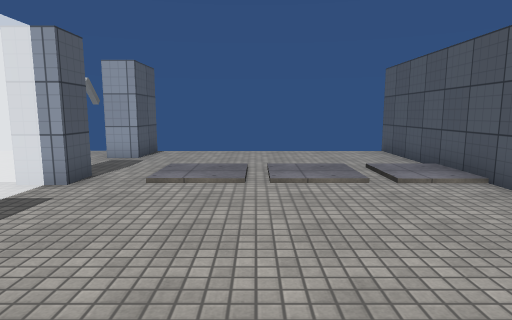
View 1 (above)

16 first-person views from a walk through a 3-D level made in the Unity game engine. The camera is 1.3 m above the floor, tilts 8° down and sees 75° across. Doors are open. The floor is counted in squares, 1 m on a side. Each view is taken from the middle of a square. On the plan, view 1 faces up. The plan holds only what a view shows up to about 14 squares ahead; the rest is blank. Some animated figures are left out. Surface patterns are stand-ins for the level's own textures.

View 2
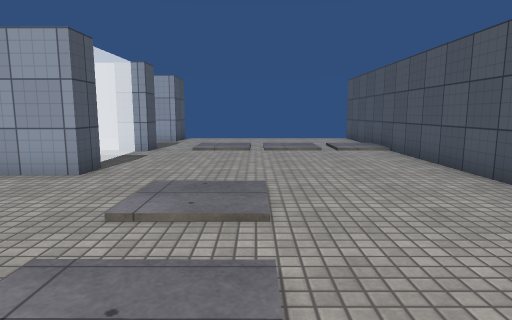

View 3
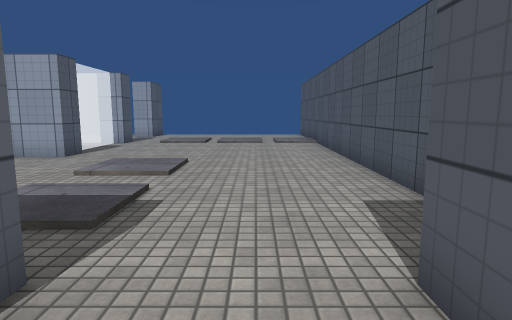

View 4
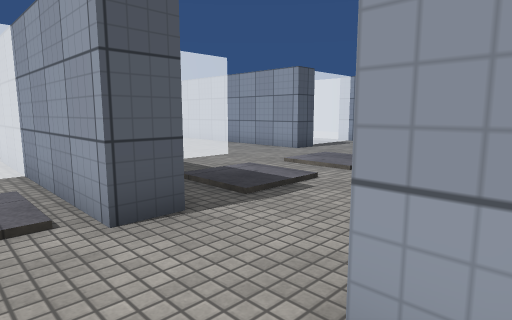

View 5
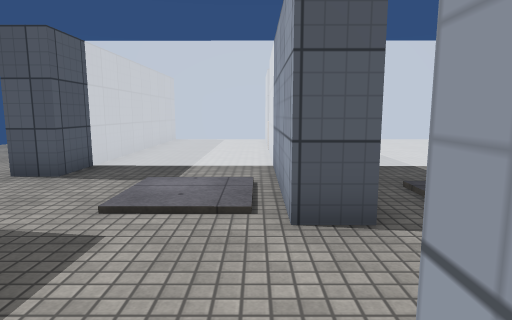

View 6
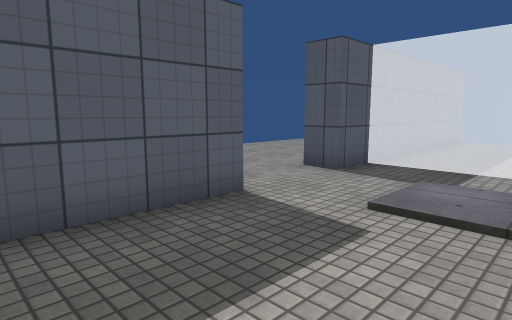

View 7
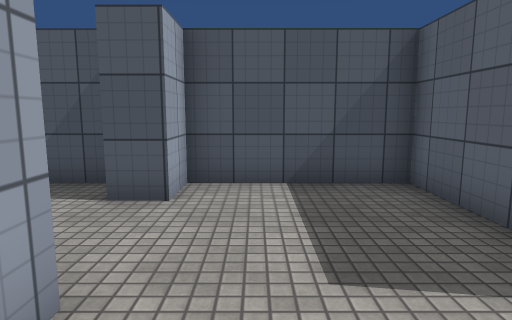

View 8
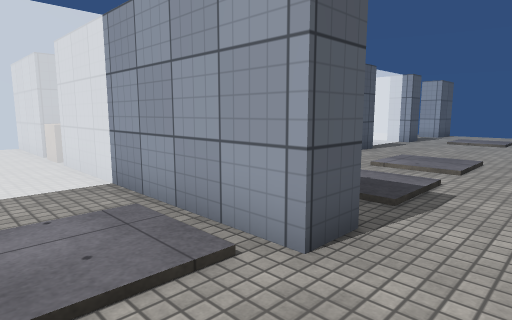

View 9
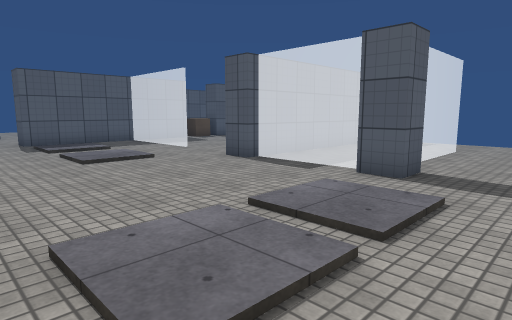

View 10
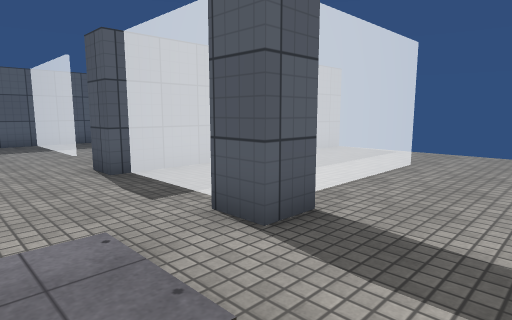

View 11
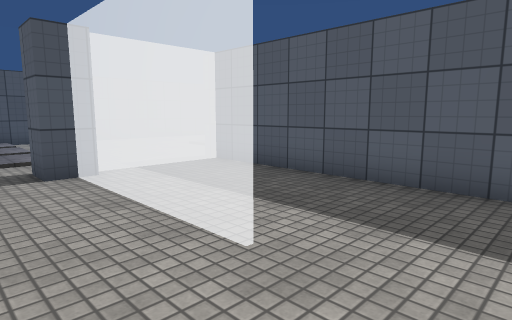

View 12
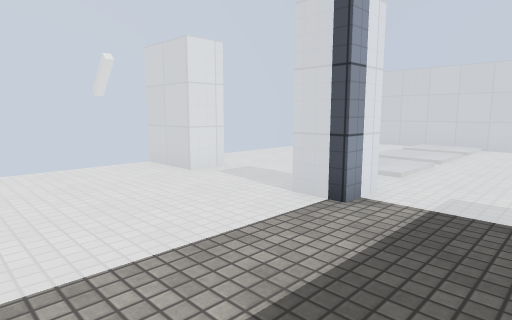

View 13
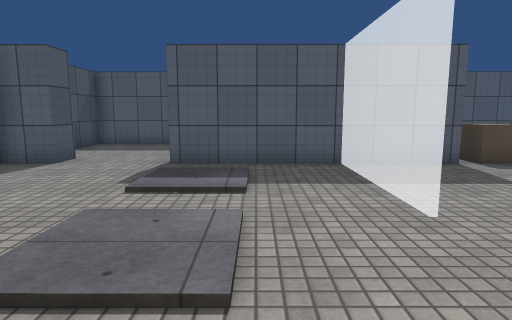

View 14
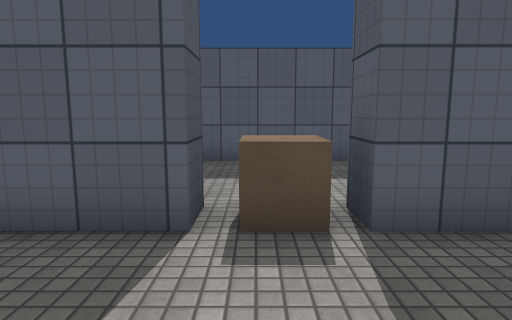

View 15
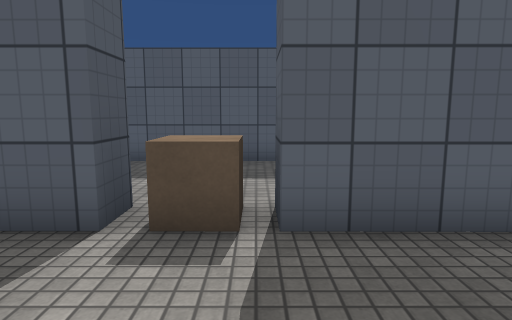

View 16
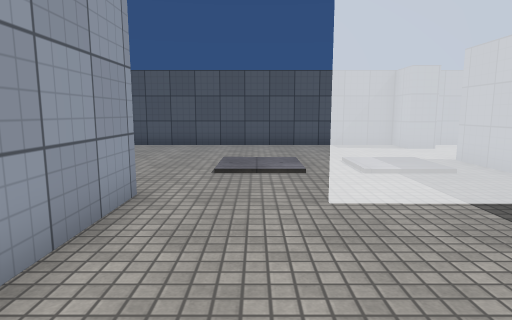

### Floor plan
Key: @ floor where view 1 was taken; # wall or solid block; . floor; D open door; T thing the floor can be seen under or through; C cube.
Columns run from 13 left of view 1 to 5 right of it. Each row starts with its distance up from view 1.
 13         #         #
 12      ...##........#
 11      ...##........#
 10      ...DD........#
  9  .......DDD.......#
  8  DD.....DD........#
  7  DDD    TT........#
  6  DDD.....T........#
  5  ........ ........#
  4  ........ ........#
  3 #########T........#
  2       ###D........#
  1       ..DDD.......#
  0    .. ..DDD..@....#
 -1    ......D........#
 -2     ..... ........#
 -3       ... ........#
 -4   ....... ........#
 -5  ........ ....DD..#
 -6  ###CC#######DDDD##
 -7 ####CC####....DDD.#
 -8    ...... ........#
 -9  ........ ........#
-10  ........ .D......#
-11 ###########DDD#####
-12           #DDD#
-13          ...D
-14        .....
-15        ....
-16        ...

Where each view was taken, in squares from view 1:
view 1: 0 up, 0 right, facing up
view 2: 5 down, 0 right, facing up
view 3: 8 down, 2 right, facing up
view 4: 8 down, 4 right, facing up-left
view 5: 7 down, 4 right, facing left
view 6: 7 down, 4 right, facing down-left
view 7: 8 down, 2 left, facing right
view 8: 9 down, 2 right, facing up-left
view 9: 10 up, 3 right, facing down-left
view 10: 10 up, 1 left, facing down-left
view 11: 9 up, 12 left, facing down-right
view 12: 4 up, 9 left, facing up-right
view 13: 3 up, 2 left, facing down
view 14: 2 down, 8 left, facing down
view 15: 2 down, 9 left, facing down
view 16: 0 up, 9 left, facing right
